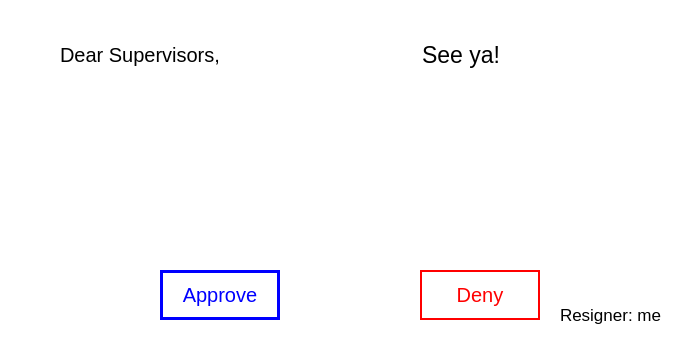
<?xml version="1.0" encoding="UTF-8"?>
<ui version="4.0">
 <class>MainWindow</class>
 <widget class="QMainWindow" name="MainWindow">
  <property name="geometry">
   <rect>
    <x>0</x>
    <y>0</y>
    <width>700</width>
    <height>350</height>
   </rect>
  </property>
  <property name="font">
   <font>
    <pointsize>14</pointsize>
   </font>
  </property>
  <property name="windowTitle">
   <string>Resignation Confirmation Letter</string>
  </property>
  <widget class="QWidget" name="centralwidget">
   <property name="styleSheet">
    <string notr="true">background-color: #FFFFFF;</string>
   </property>
   <widget class="QGraphicsView" name="poseImage">
    <property name="geometry">
     <rect>
      <x>250</x>
      <y>50</y>
      <width>200</width>
      <height>200</height>
     </rect>
    </property>
    <property name="styleSheet">
     <string notr="true">border: 0px;</string>
    </property>
    <property name="verticalScrollBarPolicy">
     <enum>Qt::ScrollBarAlwaysOff</enum>
    </property>
    <property name="horizontalScrollBarPolicy">
     <enum>Qt::ScrollBarAlwaysOff</enum>
    </property>
   </widget>
   <widget class="QLabel" name="seeyouTextLabel">
    <property name="geometry">
     <rect>
      <x>400</x>
      <y>40</y>
      <width>100</width>
      <height>30</height>
     </rect>
    </property>
    <property name="font">
     <font>
      <pointsize>17</pointsize>
     </font>
    </property>
    <property name="styleSheet">
     <string notr="true">background: rgba(255, 0, 0, 0);</string>
    </property>
    <property name="text">
     <string>See ya!</string>
    </property>
    <property name="alignment">
     <set>Qt::AlignRight|Qt::AlignTrailing|Qt::AlignVCenter</set>
    </property>
   </widget>
   <widget class="QPushButton" name="approveButton">
    <property name="geometry">
     <rect>
      <x>160</x>
      <y>270</y>
      <width>120</width>
      <height>50</height>
     </rect>
    </property>
    <property name="font">
     <font>
      <pointsize>15</pointsize>
     </font>
    </property>
    <property name="styleSheet">
     <string notr="true">QPushButton {color: blue; border: 3px solid blue; } QPushButton:hover {background-color: rgb(240,240,240);}</string>
    </property>
    <property name="text">
     <string>Approve</string>
    </property>
   </widget>
   <widget class="QPushButton" name="denyButton">
    <property name="geometry">
     <rect>
      <x>420</x>
      <y>270</y>
      <width>120</width>
      <height>50</height>
     </rect>
    </property>
    <property name="font">
     <font>
      <pointsize>15</pointsize>
     </font>
    </property>
    <property name="styleSheet">
     <string notr="true">color: red; border: 2px solid red;</string>
    </property>
    <property name="text">
     <string>Deny</string>
    </property>
   </widget>
   <widget class="QLabel" name="greetingTextLabel">
    <property name="geometry">
     <rect>
      <x>60</x>
      <y>40</y>
      <width>180</width>
      <height>30</height>
     </rect>
    </property>
    <property name="font">
     <font>
      <pointsize>15</pointsize>
     </font>
    </property>
    <property name="text">
     <string>Dear Supervisors,</string>
    </property>
   </widget>
   <widget class="QLabel" name="resignerTextLabel">
    <property name="geometry">
     <rect>
      <x>560</x>
      <y>300</y>
      <width>120</width>
      <height>30</height>
     </rect>
    </property>
    <property name="font">
     <font>
      <pointsize>13</pointsize>
     </font>
    </property>
    <property name="text">
     <string>Resigner: me</string>
    </property>
   </widget>
  </widget>
 </widget>
 <resources/>
 <connections/>
</ui>
